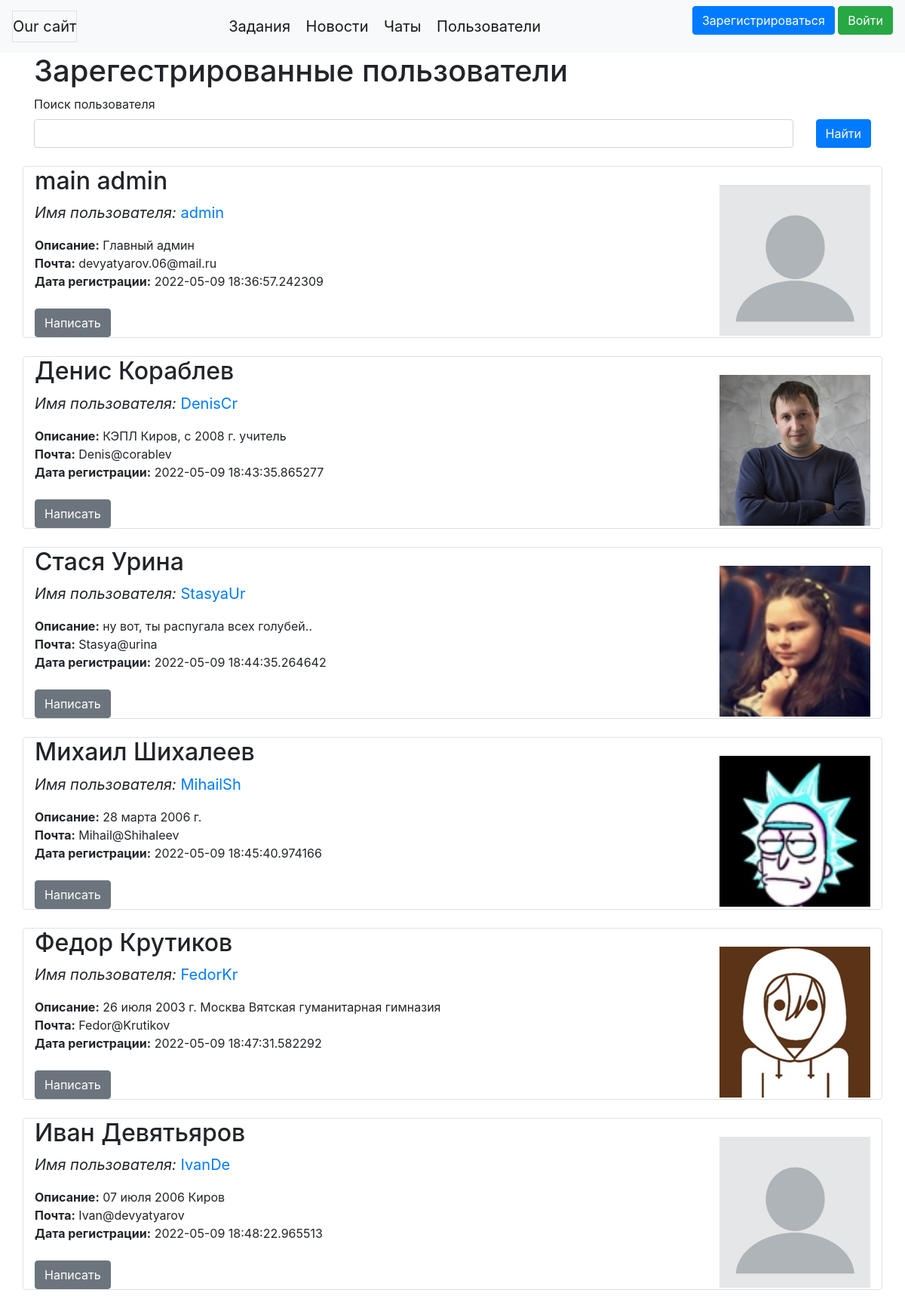
Screenshot of /users with the database file from the repository.
### data/users.py (models this page shows, shortened)
class User(SqlAlchemyBase, UserMixin, SerializerMixin):
    __tablename__ = 'users'
    id = sqlalchemy.Column(sqlalchemy.Integer,
                           primary_key=True, autoincrement=True)
    username = sqlalchemy.Column(sqlalchemy.String, nullable=True)
    icon_href = sqlalchemy.Column(sqlalchemy.String, nullable=True)
    name = sqlalchemy.Column(sqlalchemy.String, nullable=True)
    surname = sqlalchemy.Column(sqlalchemy.String, nullable=True)
    about = sqlalchemy.Column(sqlalchemy.String, nullable=True)
    email = sqlalchemy.Column(sqlalchemy.String,
                              index=True, unique=True, nullable=True)
    hashed_password = sqlalchemy.Column(sqlalchemy.String, nullable=True)
    created_date = sqlalchemy.Column(sqlalchemy.DateTime,
                                     default=datetime.datetime.now)
    news = orm.relation("News", back_populates='user')
    tasks = orm.relation("Task", back_populates='user')
    chats = orm.relation("Chat",
                          secondary="user_to_chat",
                          backref="users",
                          lazy='subquery')
    chats_where_admin = orm.relation("Chat", back_populates='admin', lazy='subquery')
    sent_messages = orm.relation("Message", back_populates='sender', lazy='subquery')

### main.py (the view)
@app.route("/users", methods=['GET', 'POST'])
def users():
    form = FindUserForm()
    if form.validate_on_submit():
        return redirect(f'/users/search/{form.search.data}')
    db_sess = db_session.create_session()
    users_list = db_sess.query(User).all()
    return render_template("users.html", users=users_list, form=form)

### forms/user.py
class FindUserForm(FlaskForm):
    search = StringField('Поиск пользователя')
    submit = SubmitField('Найти')

### data/db_session.py (called while the page is built)
def create_session() -> Session:
    global __factory
    return __factory()

### templates/users.html (shortened to what this page needs)
{% extends "base.html" %}
{% block content %}
<h1>Зарегестрированные пользователи</h1>
<form action="" method="post">
    {{ form.search.label }}<br>
    <div class="row">
        <div class="col">
            {{ form.search(class="form-control") }}
        </div>
        <div class="col-md-auto">
            {{ form.submit(type="submit", class="btn btn-primary") }}
        </div>
    </div>
    <br>
</form>
{% for item in users%}
<div class="row border rounded">
    <div class="col">
        <div style="word-wrap: break-word;">
            <h2>{{item.name}} {{item.surname}}</h2>
            <p class="blockquote"><em>Имя пользователя:</em> <a href="/users/{{item.id}}">{{item.username}}</a></p>
        </div>
        <div style="word-wrap: break-word;">
            <strong>Описание:</strong> {{item.about}}
        </div>
        <div style="word-wrap: break-word;">
            <strong>Почта:</strong> {{item.email}}
        </div>
        <div>
            <strong>Дата регистрации:</strong> {{item.created_date}}
        </div>
        <br>
        {% if current_user.username != item.username %}
        <a class="btn btn-secondary" href="/chats/{{item.username}}_{{current_user.username}}">Написать</a>
        {% else %}
        <a class="btn btn-secondary" href="/chats/{{current_user.username}}">Зайти в свои заметки</a>
        {% endif %}
    </div>
    <div class="col-auto">
        <br>
        <img src="/static/img/users/{{item.icon_href}}" width="200" height="200"><br>
    </div>
</div>
<br>
{% endfor %}
{% endblock %}

### templates/base.html (shortened to what this page needs)
<!doctype html>
<html lang="ru">
<head>
    <link rel="stylesheet" href="https://cdn.jsdelivr.net/npm/bootstrap@4.6.1/dist/css/bootstrap.min.css"
>
</head>
<body>
<header>
    <nav class="navbar navbar-light bg-light">
        <a class="navbar-brand border" href="/">Our сайт</a>
        <div>
            <a class="navbar-brand" href="/tasks">Задания</a>
            <a class="navbar-brand" href="/news">Новости</a>
            <a class="navbar-brand" href="/chats">Чаты</a>
            <a class="navbar-brand" href="/users">Пользователи</a>
        </div>
        <div>
            {% if current_user.is_authenticated %}
            <p>
                <a class="btn btn-primary" href="/users/{{current_user.id}}">{{ current_user.username }}</a>
                <a class="btn btn-danger" href="/logout">Выйти</a>
            </p>
            {% else %}
            <p>
                <a class="btn btn-primary " href="/register">Зарегистрироваться</a>
                <a class="btn btn-success" href="/login">Войти</a>
            </p>
            {% endif %}
        </div>
    </nav>
</header>
<main role="main" class="container">
    {% block content %}{% endblock %}
</main>
</body>
</html>

### rows the page displays
User: name "main", surname "admin", username "admin", about "Главный админ", email "devyatyarov.06@mail.ru", created_date "2022-05-09 18:36:57.242309", icon_href (picture)
User: name "Денис", surname "Кораблев", username "DenisCr", about "КЭПЛ Киров, с 2008 г. учитель", email "Denis@corablev", created_date "2022-05-09 18:43:35.865277", icon_href (picture)
User: name "Стася", surname "Урина", username "StasyaUr", about "ну вот, ты распугала всех голубей..", email "Stasya@urina", created_date "2022-05-09 18:44:35.264642", icon_href (picture)
User: name "Михаил", surname "Шихалеев", username "MihailSh", about "28 марта 2006 г.", email "Mihail@Shihaleev", created_date "2022-05-09 18:45:40.974166", icon_href (picture)
User: name "Федор", surname "Крутиков", username "FedorKr", about "26 июля 2003 г. Москва Вятская гуманитарная гимназия", email "Fedor@Krutikov", created_date "2022-05-09 18:47:31.582292", icon_href (picture)
User: name "Иван", surname "Девятьяров", username "IvanDe", about "07 июля 2006 Киров", email "Ivan@devyatyarov", created_date "2022-05-09 18:48:22.965513", icon_href (picture)
